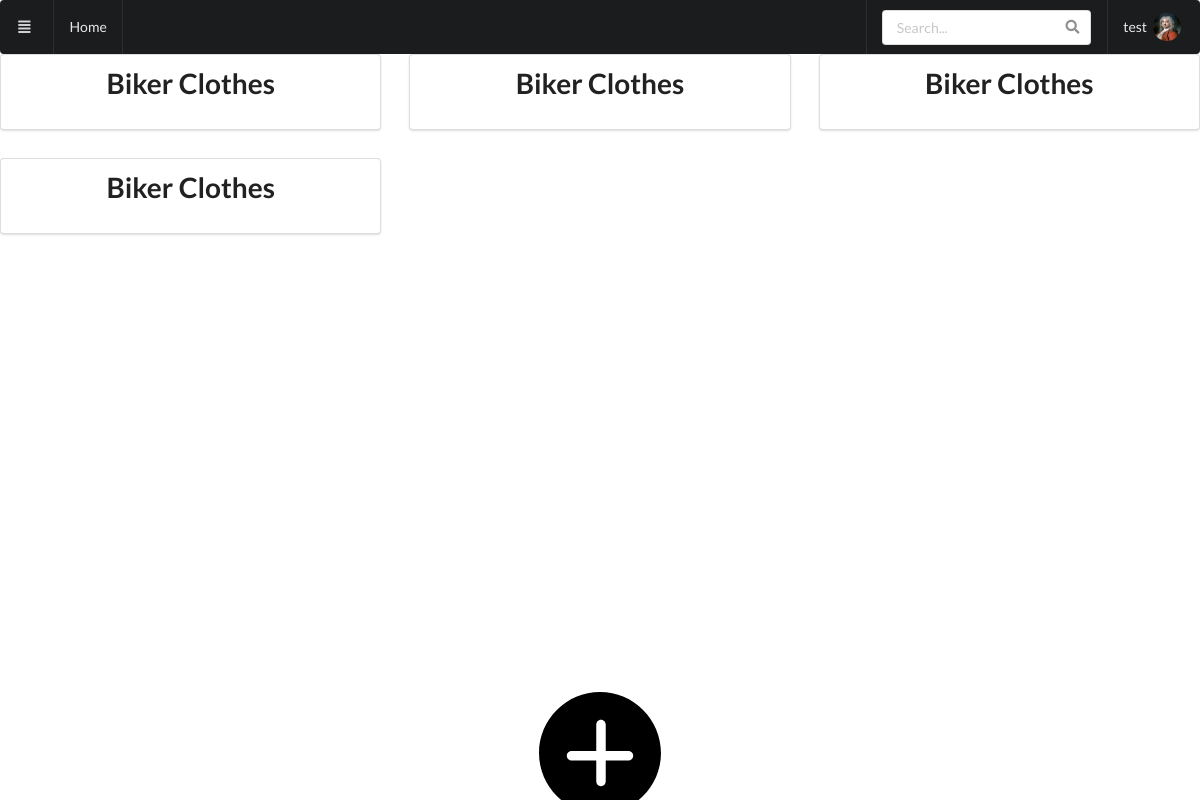
Screenshot of /whatToWear (signed in) with the database file from the repository.
### codemodules/models.py (models this page shows, shortened)
class UserModel(db.Model,UserMixin):
    id = db.Column(db.Integer, primary_key=True)
    name = db.Column(db.String(120), nullable=False)
    username = db.Column(db.String(50), nullable=False, unique=True)
    email = db.Column(db.String(120), nullable=False, unique=True)
    bio = db.Column(db.String(400), nullable=False,default="")
    profile_picture = db.Column(db.String(400),default="n/a")
    date_added = db.Column(db.DateTime,default=datetime.utcnow())
    password_hash = db.Column(db.String(128), nullable=False)
    clothings = db.relationship("ClothingModel",backref="user")
    posts = db.relationship("PostModel",backref="user")

### run.py (the view)
@app.route("/whatToWear")
def whatToWear():
    return render_template("whatShouldWear.html", styles = outfitStyles)

### run.py (called while the page is built)
@login_manager.user_loader
def load_user(user_id):
    return UserModel.query.get(int(user_id))

### templates/whatShouldWear.html (shortened to what this page needs)
{% extends "base.html" %}
{% block content %}
    <div class="ui three column grid">
        {% for i in styles %}
            <div class="column">
                <div class="ui segment">
                    <h1 class="ui center aligned header">{{ i['name'] }}</h1>
                </div>
            </div>
        {% endfor %}
    </div>
{% endblock content %}

### templates/base.html (shortened to what this page needs)
<!DOCTYPE html>
<html lang="en">
<head>
    <link rel="stylesheet" type="text/css" href="{{url_for('static', filename='semantic_ui/semantic.min.css')}}">
    <link rel="stylesheet" href="{{url_for('static', filename='css/styles.css') }}">
</head>
<header class="ui">
    <div class="ui sticky inverted menu">
        <button1 class="item">
            <i class="align justify icon"></i>
        </button1>
        <a class="item" href="{{ url_for('index') }}">Home</a>
        <div class="right menu">
            <div class="item">
                <form class="ui icon input" id="search" >
                        <input type="text" placeholder="Search..." id='searchText'>
                </form>
            </div>
                {% if current_user.is_authenticated%}
                    <a class="item avatar image" href="{{ url_for('dashboard') }}">{{current_user.username}} &nbsp;
                    {% if current_user.profile_picture == "n/a" %}
                        <img class="ui avatar image" src="{{ url_for('static', filename='img/default_profile_pic.jpg') }}"  width="200">
                    {% else %}
                        <img class="ui avatar image" src="{{ url_for('static', filename='profile_data/'+current_user.id|string() + '_' + current_user.username+'/'+ current_user.profile_picture) }}"  width="200">
                    {% endif %}</a>
                {% endif %}
            </div>
        </div>
</header>
<body class="ui active tab">
    {% block content %}
    {% endblock content %}
    <footer class="ui">
        <div class="ui column center aligned page grid">
            <a href="/postMenu" class="ui small image">
                <img src="static/img/plus-icon.svg">
              </a>
    </footer>
</body>
</html>

### static/css/styles.css (style rules this page uses)
body { margin: 0px; }
footer { position: fixed; left: 0; bottom: 0; width: 100%; text-align: center }

### rows the page displays
UserModel: username "test", id+username+profile_picture (picture)

### other values shown
{{ i['name'] }} "Biker Clothes" "Biker Clothes" "Biker Clothes" "Biker Clothes"
